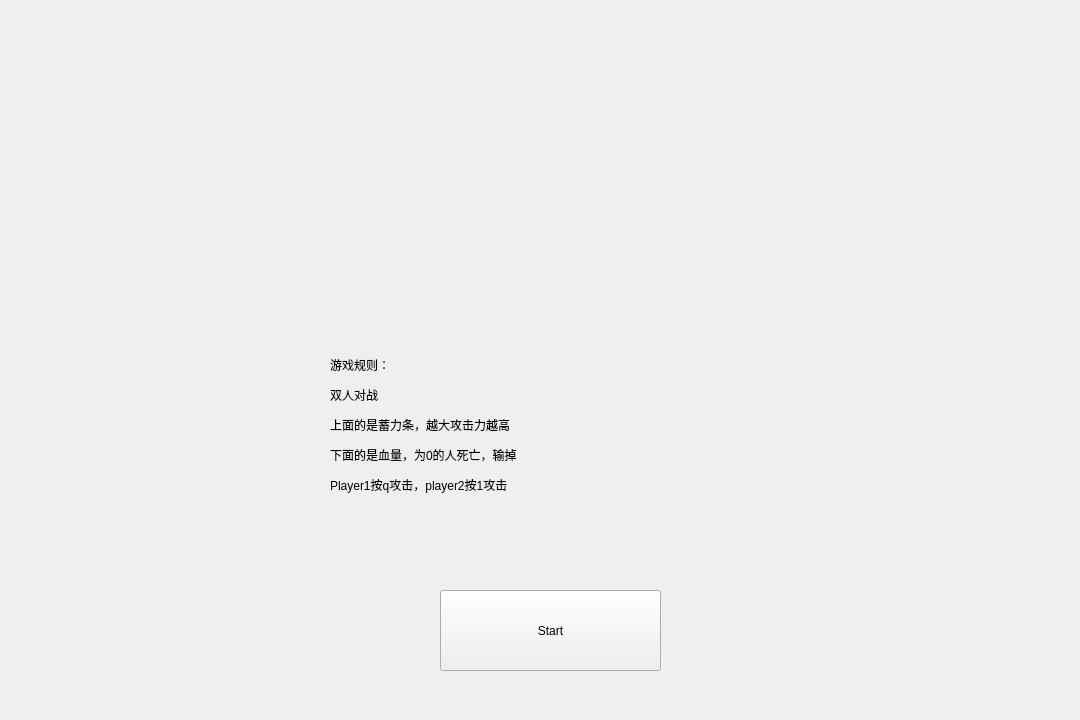
<?xml version="1.0" encoding="UTF-8"?>
<ui version="4.0">
 <class>Widget</class>
 <widget class="QWidget" name="Widget">
  <property name="geometry">
   <rect>
    <x>0</x>
    <y>0</y>
    <width>1080</width>
    <height>720</height>
   </rect>
  </property>
  <property name="windowTitle">
   <string>Widget</string>
  </property>
  <widget class="QPushButton" name="pushButton">
   <property name="geometry">
    <rect>
     <x>440</x>
     <y>590</y>
     <width>221</width>
     <height>81</height>
    </rect>
   </property>
   <property name="text">
    <string>Start</string>
   </property>
  </widget>
  <widget class="QLabel" name="label">
   <property name="geometry">
    <rect>
     <x>330</x>
     <y>310</y>
     <width>301</width>
     <height>231</height>
    </rect>
   </property>
   <property name="text">
    <string>&lt;html&gt;&lt;head/&gt;&lt;body&gt;&lt;p&gt;游戏规则：&lt;/p&gt;&lt;p&gt;双人对战&lt;/p&gt;&lt;p&gt;上面的是蓄力条，越大攻击力越高&lt;/p&gt;&lt;p&gt;下面的是血量，为0的人死亡，输掉&lt;/p&gt;&lt;p&gt;Player1按q攻击，player2按1攻击&lt;/p&gt;&lt;/body&gt;&lt;/html&gt;</string>
   </property>
  </widget>
 </widget>
 <resources/>
 <connections/>
</ui>
